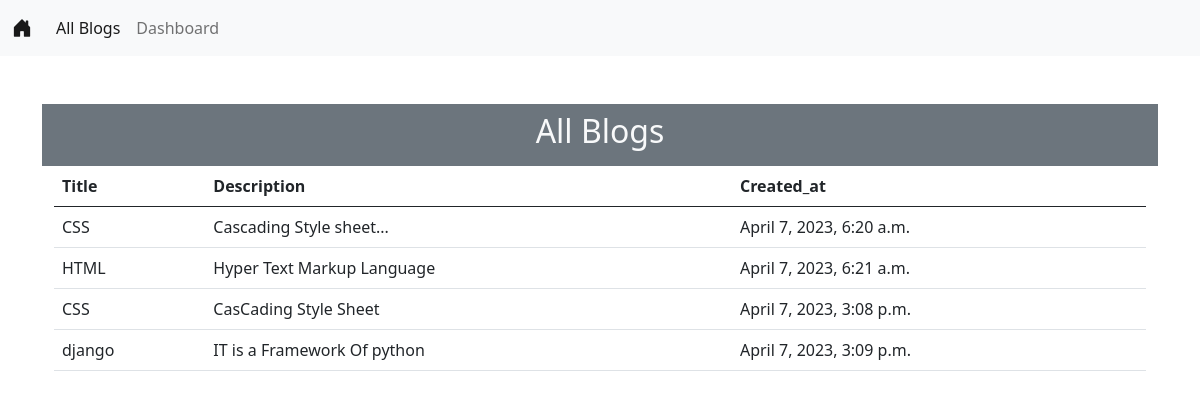
The page / on the database its author committed.
### BlogApp/models.py (models this page shows)
class BlogModel(models.Model):
    title = models.CharField(max_length=100)
    desc = models.TextField()
    date = models.DateTimeField(auto_now_add=True)

### BlogApp/views.py (the view)
# urls.py: path("" , views.home_view , name = "home"),
def home_view(request):
    blogs = BlogModel.objects.all()
    context = {"blogs" : blogs}
    return render(request , "home.html" , context)

### templates/home.html (shortened to what this page needs)
{% extends 'base.html' %}
{% load static %}
{% block body %}
<div class="container bg-secondary text-center p-2 text-light">
    <h2>All Blogs</h2>
</div>
<div class="container">
    <table class="table">
        <thead>
            <th>Title</th>
            <th>Description</th>
            <th>Created_at</th>
        </thead>
        <tbody>
            {% for blog in blogs %}
            <tr>
                <td>{{blog.title}}</td>
                <td>{{blog.desc}}</td>
                <td>{{blog.date}}</td>
            </tr>
            {% endfor %}
        </tbody>
    </table>
</div>
{% endblock body %}

### templates/base.html (shortened to what this page needs)
<!DOCTYPE html>
{% load static %}
<html lang="en">
<head>
    <link href="https://cdn.jsdelivr.net/npm/bootstrap@5.0.2/dist/css/bootstrap.min.css" rel="stylesheet"
>
    <link rel="stylesheet" href="https://cdn.jsdelivr.net/npm/bootstrap-icons@1.10.3/font/bootstrap-icons.css">
</head>
<body>
    <nav class="navbar navbar-expand-lg navbar-light bg-light">
        <div class="container-fluid">
            <a class="navbar-brand" href="{% url 'home' %}"><i class="bi bi-house-door-fill"></i></i></a>
            <div class="collapse navbar-collapse" id="navbarNavAltMarkup">
                <div class="navbar-nav">
                    <a class="nav-link active" aria-current="page" href="{% url 'home' %}">All Blogs</a>
                    <a class="nav-link" href="{% url 'dashboard' %}">Dashboard</a>
                </div>
            </div>
        </div>
    </nav>
    <div class="container my-5">
        {% block body %}
        {% endblock body %}
    </div>
</body>
</html>

### rows shown on the page
BlogModel: title "CSS", desc "Cascading Style sheet...", date "April 7, 2023, 6:20 a.m."
BlogModel: title "HTML", desc "Hyper Text Markup Language", date "April 7, 2023, 6:21 a.m."
BlogModel: title "CSS", desc "CasCading Style Sheet", date "April 7, 2023, 3:08 p.m."
BlogModel: title "django", desc "IT is a Framework Of python", date "April 7, 2023, 3:09 p.m."
